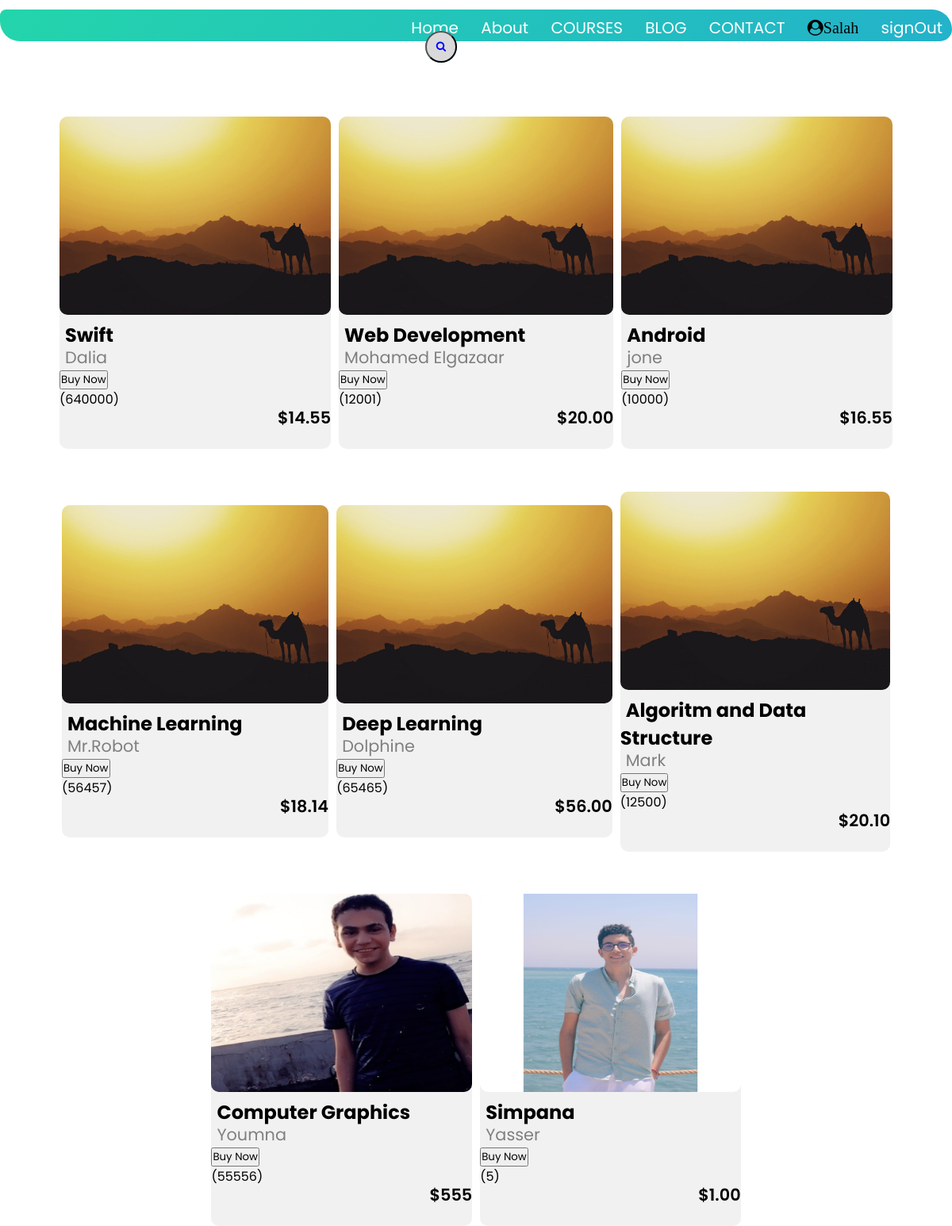
The page /oldCart.php (signed in) on the database its author committed.
### tables this page shows
CREATE TABLE `course` (
  `courseId` int(255) NOT NULL,
  `courseName` varchar(255) NOT NULL,
  `coursePrice` varchar(255) NOT NULL,
  `enrolledSid` varchar(255) NOT NULL,
  `description` varchar(255) NOT NULL,
  `instructorName` varchar(255) NOT NULL,
  `image` varchar(255) NOT NULL
);

### oldCart.php (the view, shortened to what this page needs)
<!DOCTYPE html>
<html>
<head>
    <link rel='stylesheet' href='css/style.css' type='text/css' media='all' />
    <link rel="stylesheet" href="courseStyle.css">
    <link rel="stylesheet" href="search.css">
    <link rel="stylesheet" href="https://stackpath.bootstrapcdn.com/font-awesome/4.7.0/css/font-awesome.min.css">
</head>
<body>
    <?php
if (empty($_SESSION['username'])) {
    ?>
   <nav>
    <div class="topnav">
 <ul>
                <li><a href="index.php">Home</a></li>
                <li><a href="">About</a></li>
                <li><a href="courses.php">COURSES</a></li>
                <li><a href="">BLOG</a></li>
                <li><a href="">CONTACT</a></li>
                <li><a href="LR2.php"><i class="fa fa-user-circle"> Login</i></a></li>
            </ul>
</div>
<form method="post">
<div class="searchBox">
            <input class="searchInput"type="text" name="search" placeholder="enter course name....">
            <button class="searchButton" href="#"type="submit" name="submit" value = "Search">
                <i class="fa fa-search" aria-hidden="true"></i>
            </button>
          </div>
    <!-- <input type="text" name="search" placeholder="enter course name....">
    <input type="submit" name="submit" value = "Search">
 -->
  </form>
</nav>
<?php
}
else{
    ?>
<nav>
    <div class="topnav">
 <ul>
                <li><a href="index.php">Home</a></li>
                <li><a href="">About</a></li>
                <li><a href="courses.php">COURSES</a></li>
                <li><a href="">BLOG</a></li>
                <li><a href="">CONTACT</a></li>
                <li><a href="profile.php"><i class="fa fa-user-circle"><?php echo $_SESSION['username'];?></i></a></li>
                <li><a href="signOut.php">signOut</a></li>
            </ul>
</div>
<form method="post">
<div class="searchBox">
            <button class="searchButton" href="#"type="submit" name="submit" value = "Search">
                <i class="fa fa-search" aria-hidden="true"></i>
            </button>
          </div>
  </form>
</nav>
<?php
}
     ?>
<section class="course">
    <div class="row">
       <?php
       if (empty($_POST['search'])) {
          $servername = "localhost";
          $username ="root";
          $password = "";
          $DB = "webdatabase";
          $conn = mysqli_connect($servername,$username,$password,$DB);
            $sql= "SELECT * FROM course";
            $result=mysqli_query($conn,$sql);
            while($row=mysqli_fetch_array($result)){
                ?>
<a href="">
                <div class="Course-col">
                  <img src="<?php echo $row['image']; ?>" height="250px" width="400px"></a>
                  <span class="coursename"><?php echo $row['courseName']; ?></span><br>
                  <span class="instName"> <?php echo $row['instructorName']; ?></span><br>
                <?php
                 echo"
                <form method='post' action=''>
                   <input type='hidden' name='code' value=".$row['courseId'].">
                   <button type='submit' class='buy'>Buy Now</button>
               </form>
               ";?>
                  <?php echo "(".$row['enrolledSid'].")"; ?><br>
                 <span class="price"><?php echo "$".$row['coursePrice']; ?></span><br>
                  <br>
                 </div>
                 <?php
            }
       }
        ?>
</section>
</body>
</html>

### courseStyle.css (style rules this page uses)
* { margin: 0; padding: 0; font-family: 'Poppins', sans-serif; }
.course { width: 90%; margin: auto; padding-top: 90px; display: flex; justify-content: center; align-items: center; }
.row { margin-top: 5%; display: flex; justify-content: center; align-items: center; flex-wrap: wrap; flex: 1 0 21%; margin: 5px; height: 100px; }
.row a { color: #fff; text-decoration: none; font-size: 20px; }
.Course-col { margin-left: 5px; margin-right: 5px; flex-basis: 21%; background: #F1F1F1; border-radius: 10px; margin-bottom: 5%; box-sizing: border-box; height: auto; width: auto; transition: 0.5s; }
.Course-col img { margin: 0; border-radius: 10px; width:100%; padding: 0; }
.coursename { margin-left:7px; font-weight: bold; font-size:1.5em; }
.instName { margin-left:7px; color: gray; font-size:1.3em; line-height: 0.5px; }
.price { margin-left:275px; font-weight: 600; color: black; font-size:1.3em; line-height: 0.5px; }

### search.css (style rules this page uses)
body { margin: 0; font-family: Arial, Helvetica, sans-serif; }
.searchBox { position: absolute; top: 2.5%; left: 48%; transform: translate(-100%,0%); background: #7AD3DC; height: 40px; border-radius: 40px; }
.searchButton { color: white; float: right; width: 40px; height: 40px; border-radius: 50%; background: #D9D9DA; display: flex; justify-content: center; align-items: center; transition: 0.4s; }
.fa-search { color: blue; }
.topnav { flex: 1; text-align: right; margin-top: 1%; border-radius: 15px 50px 30px; background: linear-gradient(-45deg, #ee7752, #e73c7e, #23a6d5, #23d5ab); background-size: 400% 400%; animation: gradient 13s ease infinite; height: 5vh; }
.topnav ul li { list-style: none; display: inline-block; padding: 8px 12px; position: relative; }
.topnav ul li a { color: white; text-decoration: none; font-size: 20px; }
.topnav ul li::after { content: ''; width: 0%; height: 2px;background: #2BCBE4; display: block; margin: auto; transition: 0.5s; }
.fa-user-circle { color:black; }

### rows shown on the page
course: image (picture), courseName "Swift", instructorName "Dalia", enrolledSid "640000", coursePrice "14.55"
course: image (picture), courseName "Web Development", instructorName "Mohamed Elgazaar", enrolledSid "12001", coursePrice "20.00"
course: image (picture), courseName "Android", instructorName "jone", enrolledSid "10000", coursePrice "16.55"
course: image (picture), courseName "Machine Learning", instructorName "Mr.Robot", enrolledSid "56457", coursePrice "18.14"
course: image (picture), courseName "Deep Learning", instructorName "Dolphine", enrolledSid "65465", coursePrice "56.00"
course: image (picture), courseName "Algoritm and Data Structure", instructorName "Mark", enrolledSid "12500", coursePrice "20.10"
course: image (picture), courseName "Computer Graphics", instructorName "Youmna", enrolledSid "55556", coursePrice "555"
course: shows a picture, courseName "Simpana", instructorName "Yasser", enrolledSid "5", coursePrice "1.00"

### other values the page prints
$_SESSION['username'] "Salah"
